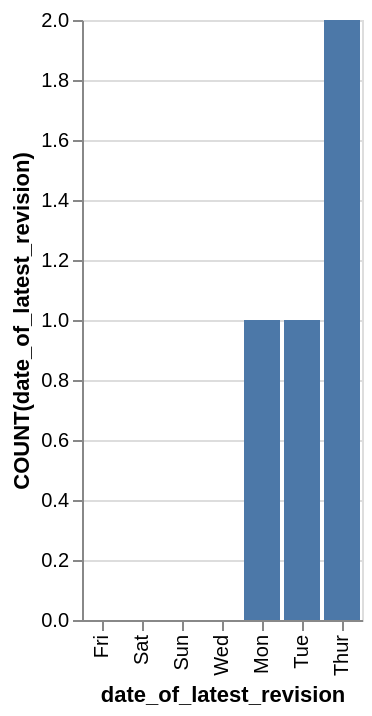

Write the Vega-Lite specification saved for this chart.
### Vega-Lite specification from a JSON file in a GitHub repository (floating-point values rounded to 4 significant figures)
{"data": {"values": [{"x_data": "Fri", "y_data": 0}, {"x_data": "Sat", "y_data": 0}, {"x_data": "Sun", "y_data": 0}, {"x_data": "Wed", "y_data": 0}, {"x_data": "Mon", "y_data": 1}, {"x_data": "Tue", "y_data": 1}, {"x_data": "Thur", "y_data": 2}]}, "mark": "bar", "encoding": {"x": {"field": "x_data", "type": "nominal", "title": "date_of_latest_revision", "sort": {"op": "sum", "field": "y_data", "order": "ascending"}}, "y": {"field": "y_data", "type": "quantitative", "title": "COUNT(date_of_latest_revision)"}}}
